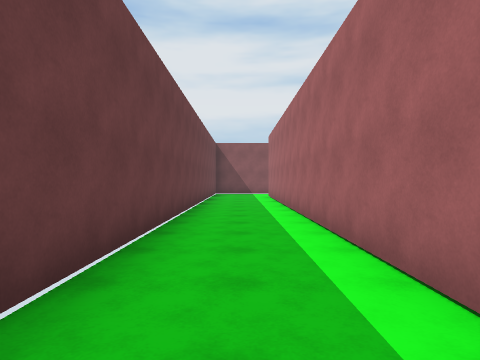
View 1 (above)

22 first-person views from a walk through a scene from a Unity 3-D project. The camera is 1.4 m above the floor, looks level and sees 75° across. The floor is counted in squares, 2 m on a side. Each view is taken from the middle of a square. On the plan, view 1 faces up. The plan holds only what a view shows up to about 10 squares ahead; the rest is blank. The place goes on beyond the plan. The player character is not drawn.

View 2
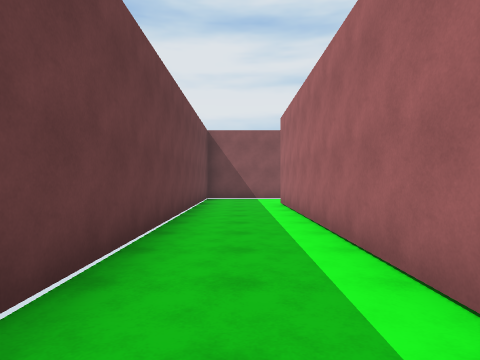

View 3
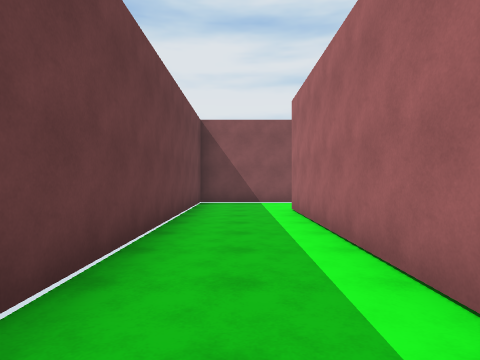

View 4
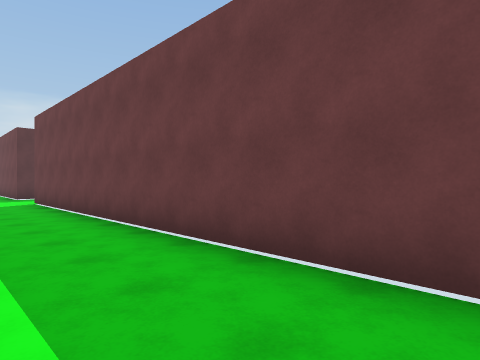

View 5
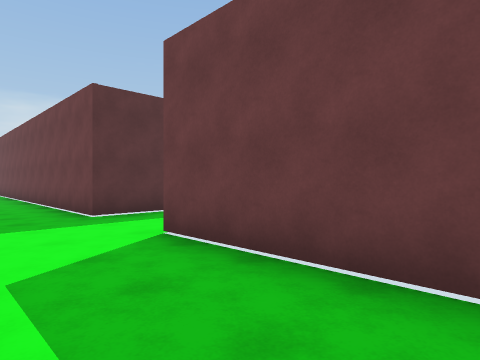

View 6
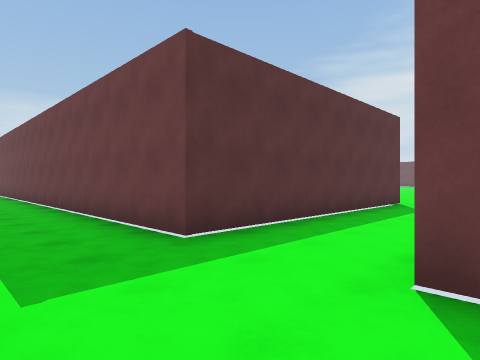

View 7
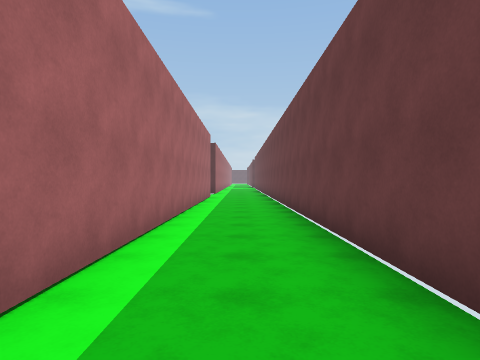

View 8
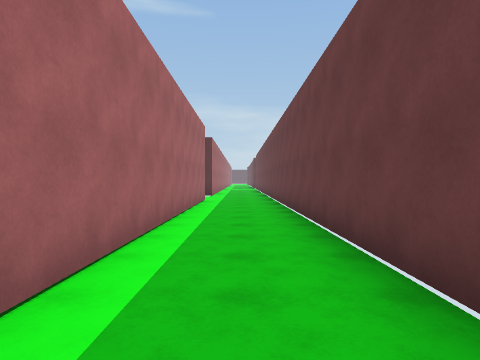

View 9
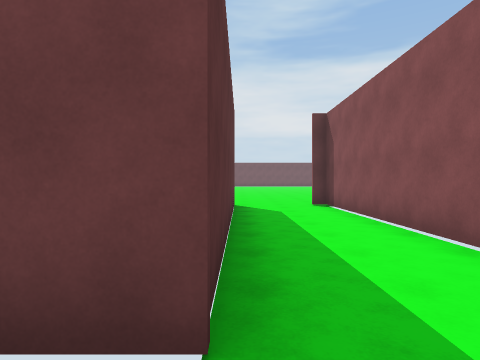

View 10
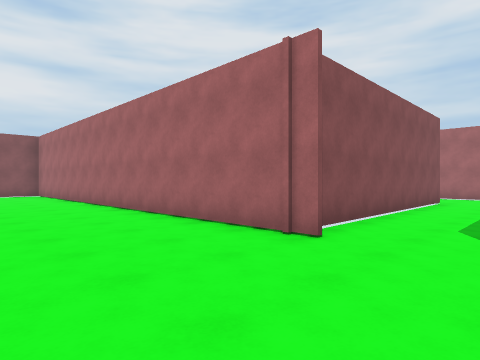

View 11
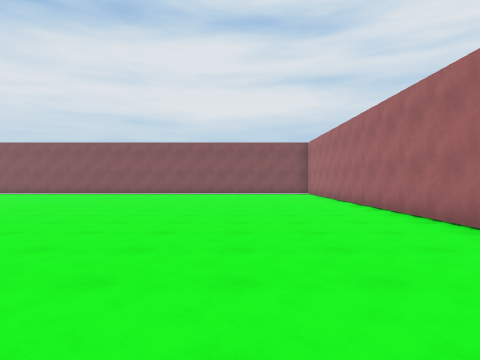

View 12
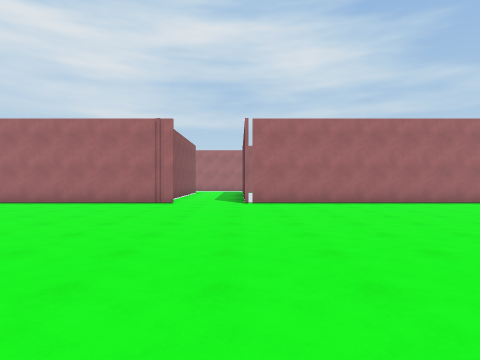

View 13
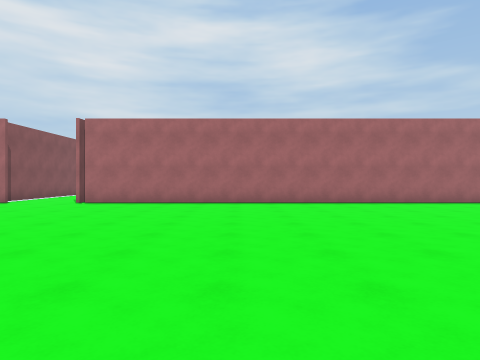

View 14
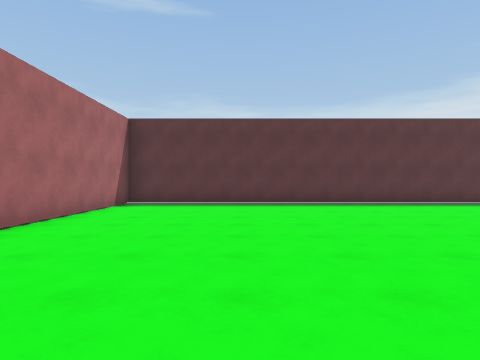

View 15
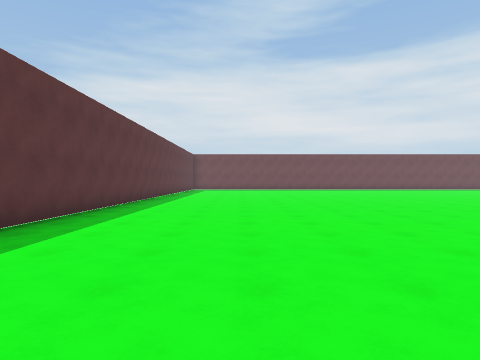

View 16
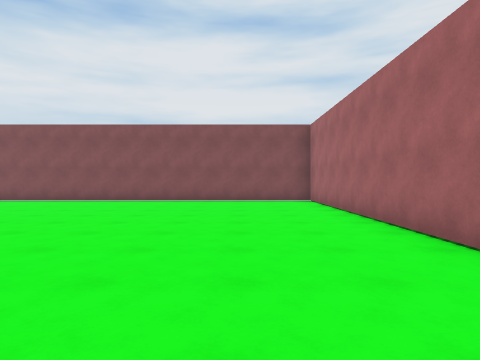

View 17
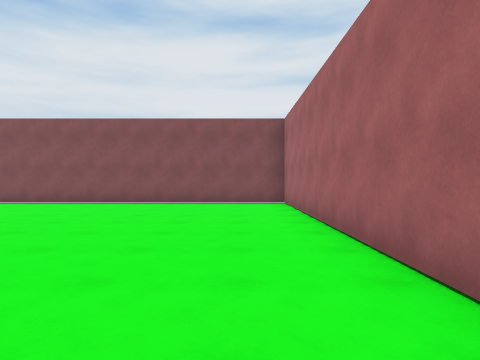

View 18
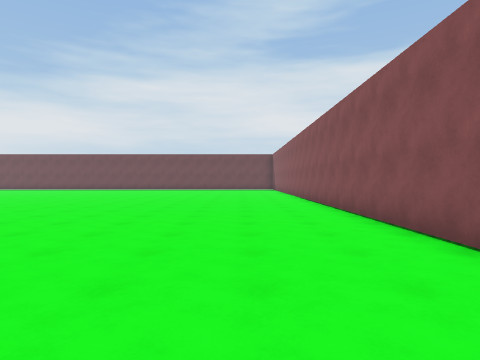

View 19
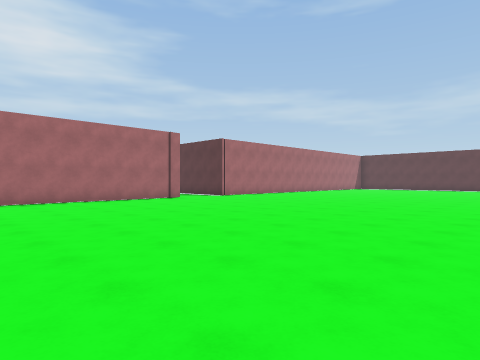

View 20
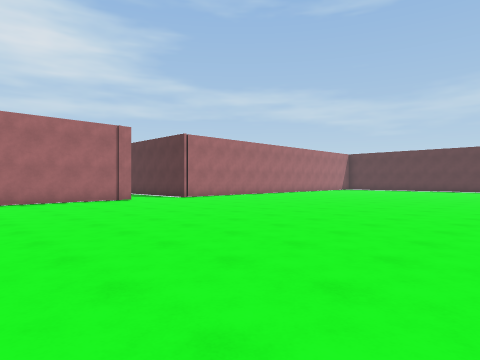

View 21
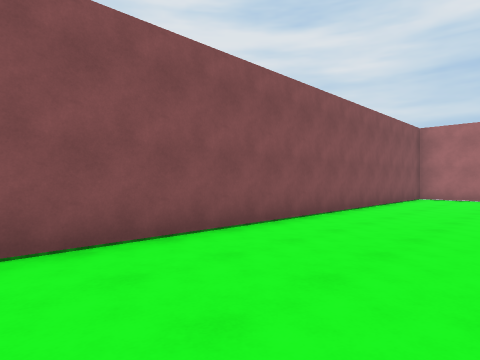

View 22
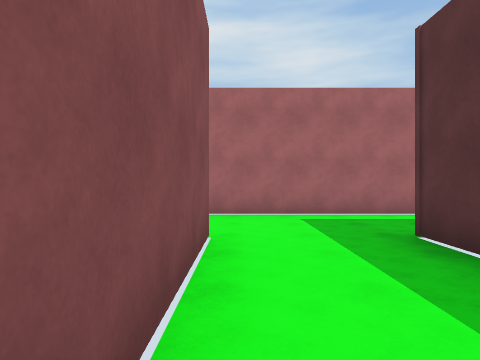

### Floor plan
Points are (right, up) in squares from view 1. A wall is a line through its corners. A room is listed if a view was taken in it or the views show most of it. See-through windows are left out.
Room 1 (views 1, 2, 3, 4, 5, 6, 7, 8, 9, 22)
walls: (1.2, -9.5) (1.2, -5.4); (1.2, 1.5) (1.2, 13.2); (-8.7, -8.1) (-1.2, -8.1) (-1.2, -21.9); (1.2, -22) (1.2, -11.5); (1.6, 15.5) (-1.2, 15.5) (-1.2, -5.6) (-8.8, -5.6)
ways out: opening at (-8, -7.5) to room 2
Room 2 (views 10, 11, 12, 13, 14, 15, 16, 17, 18, 19, 20, 21)
walls: (-8.7, -6.1) (-8.7, 7.3) (-21, 7.3); (-21, -22.3) (-8.7, -22.3) (-8.7, -8.1)
ways out: opening at (-8, -7.5) to room 1

Where each view was taken, in squares from view 1:
view 1: 0 up, 0 right, facing up
view 2: 4 up, 0 right, facing up
view 3: 6 up, 0 right, facing up
view 4: 5 up, 1 right, facing down-left
view 5: 2 down, 1 right, facing down-left
view 6: 5 down, 1 right, facing down-left
view 7: 10 down, 0 right, facing down
view 8: 12 down, 0 right, facing down
view 9: 8 down, 0 right, facing left
view 10: 8 down, 12 left, facing up-right
view 11: 8 down, 12 left, facing up
view 12: 8 down, 18 left, facing right
view 13: 13 down, 18 left, facing right
view 14: 13 down, 12 left, facing down
view 15: 19 down, 11 left, facing left
view 16: 3 down, 11 left, facing up
view 17: 2 down, 10 left, facing up
view 18: 5 up, 11 left, facing left
view 19: 1 up, 19 left, facing down-right
view 20: 1 down, 19 left, facing down-right
view 21: 4 up, 21 left, facing up-right
view 22: 6 down, 5 left, facing right
